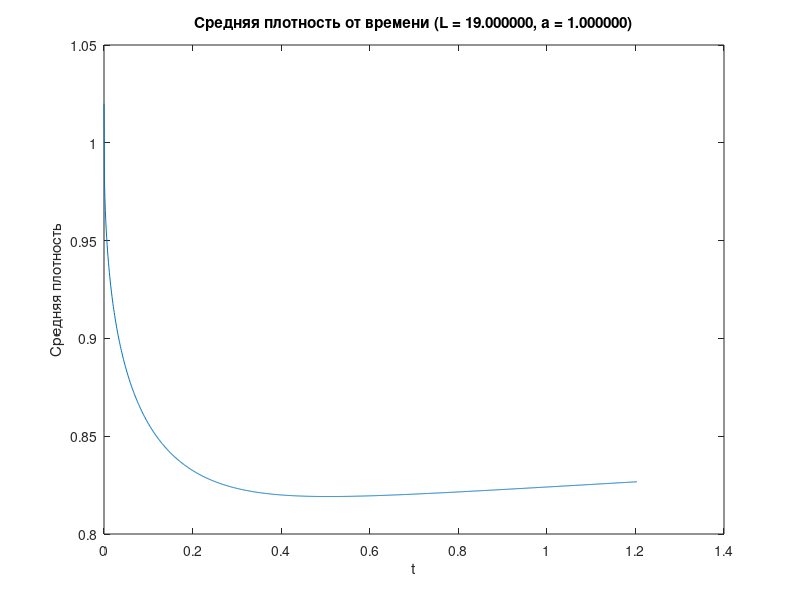
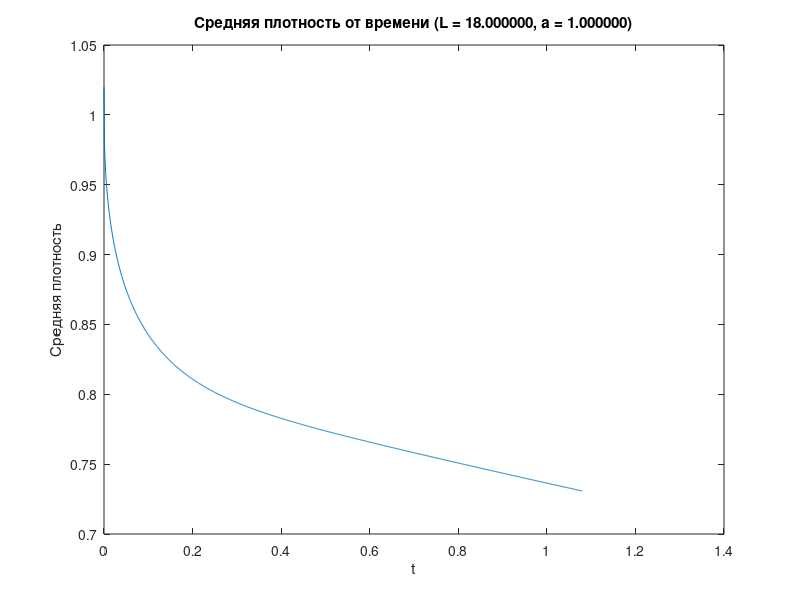
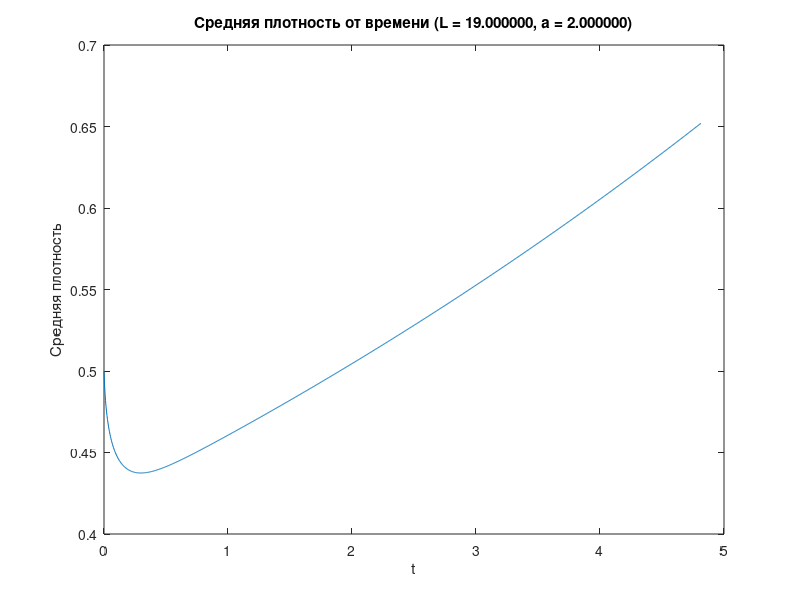
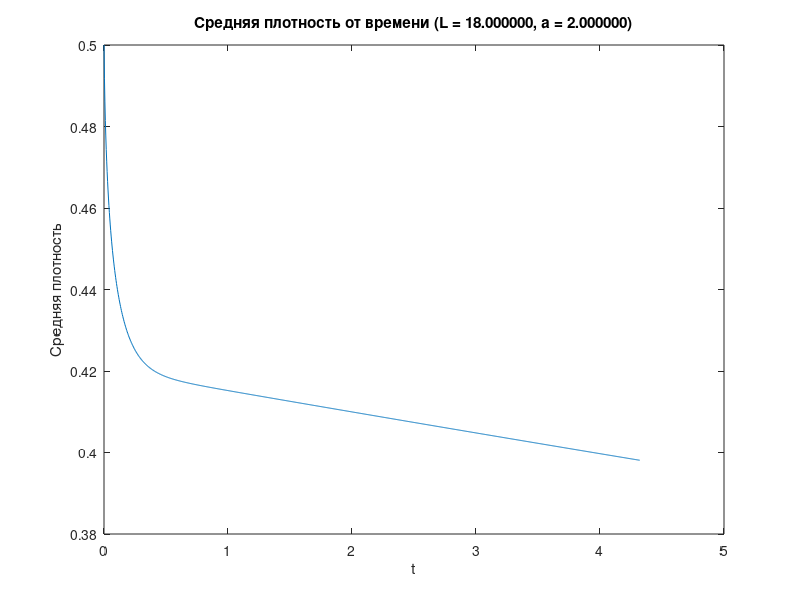

These charts were generated, in order, by the following MATLAB code:
function ZDATask3Var6
    C = 36;
    D = 1;
    N = 50;
    K = 1200;  % Графики в отсчете были получены при K~10000чтобы проверяющие смогли запустить решение за адекватное время в программе K = 1200, графики получаются менее наглядными, но общие тенденции на них все равно видны
    figure(1);
    Solve(1, C, D, 19, N, K);
    figure(2);
    Solve(1, C, D, 18, N, K);
    figure(3);
    Solve(2, C, D, 19, N, K);
    figure(4);
    Solve(2, C, D, 18, N, K);
    figure(5);
    Solve(4, C, D, 17, N, K);
    figure(6);
    Solve(4, C, D, 16, N, K);
    figure(7);
    Solve(10, C, D, 16, N, K);
    figure(8);
    Solve(10, C, D, 15, N, K);
endfunction

function Solve(a, C, D, L, N, K)
    dx = a*L/N;
    dt = min(dx^2/4/D,dx^2/4/C);
    u = zeros(K+1, N+1);
    x = linspace(-a*L/2, a*L/2, N+1);
    u(1, abs(x) <= L/2) = 1;
    C_values = C * (abs(x) <= L/2);

    g_C = C_values * dt/dx^2;

    for k = 1:K
        for i = 2:N
            u(k+1, i) = g_C(i) * u(k, i-1) + (1-2*g_C(i)+D*dt) * u(k, i) + g_C(i) * u(k, i+1);
        end
    end

    t = (0:dt:dt*K)';
    u_bar = sum(u, 2) / N;
    plot(t, u_bar);
    xlabel('t');
    ylabel('Средняя плотность');
    title(sprintf('Средняя плотность от времени (L = %f, a = %f)', L, a));
end
